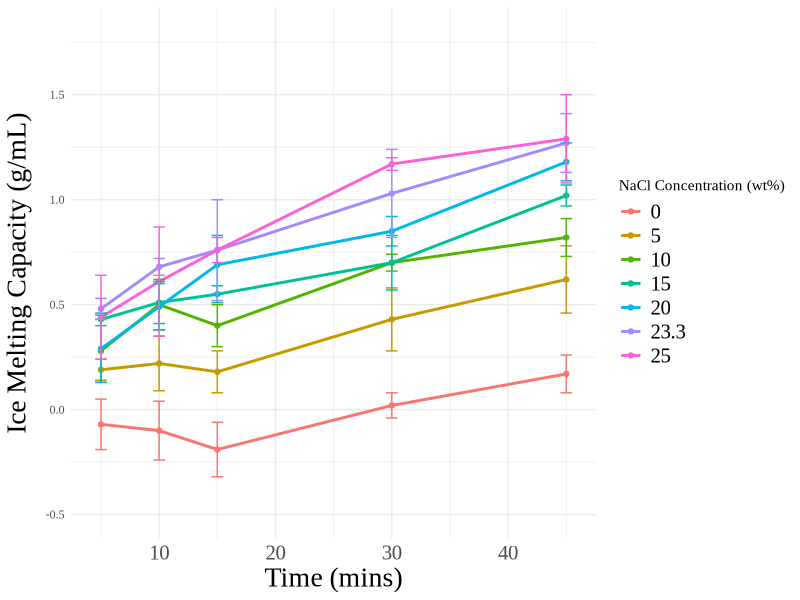

Source code (R):
library(ggplot2)
library(tidyr)
library(stringr)

data <- data.frame(
  Nacl_Concentration = c(0, 5, 10, 15, 20, 23.3, 25),
  `5 minutes` = c(-0.07, 0.19, 0.28, 0.43, 0.29, 0.48, 0.44),
  `10 minutes` = c(-0.10, 0.22, 0.50, 0.51, 0.49, 0.68, 0.61),
  `15 minutes` = c(-0.19, 0.18, 0.40, 0.55, 0.69, 0.76, 0.76),
  `30 minutes` = c(0.02, 0.43, 0.70, 0.70, 0.85, 1.03, 1.17),
  `45 minutes` = c(0.17, 0.62, 0.82, 1.02, 1.18, 1.27, 1.29))

data_long <- pivot_longer(data, cols = -Nacl_Concentration, names_to = "Time_Interval", values_to = "Average")

data_long$Time_Interval <- str_extract(data_long$Time_Interval, "\\d+")

data_long$Time_Interval <- as.numeric(data_long$Time_Interval)

data_long$STD <- c(0.12, 0.14, 0.13, 0.06, 0.09, 0.05, 0.13, 0.10, 0.15, 0.16, 0.15, 0.12, 0.10, 0.04, 0.09,
                   0.03, 0.10, 0.04, 0.13, 0.05, 0.16, 0.11, 0.14, 0.07, 0.09, 0.05, 0.04, 0.24, 0.21, 0.14,
                   0.20, 0.26, 0.06, 0.03, 0.21)

ggplot(data_long, aes(x = Time_Interval, y = Average, color = factor(Nacl_Concentration))) +
  geom_point() +
  geom_line(linewidth = 1) +
  geom_errorbar(aes(ymin = Average - STD, ymax = Average + STD), width = 1) +
  labs(x = "Time (mins)", y = "Ice Melting Capacity (g/mL)", color = "NaCl Concentration (wt%)") +
  theme_minimal() +
  theme(
    text = element_text(family = "Times New Roman"),
    plot.title = element_text(hjust = 0.5, size = 30),
    axis.title.x = element_text(size = 20),
    axis.title.y = element_text(size = 20, margin = margin(t = 0, r = 10, b = 0, l = 0)),
    axis.text.x = element_text(size = 15),
    legend.text = element_text(size = 15)) +
  ylim(-0.5, 1.8)

